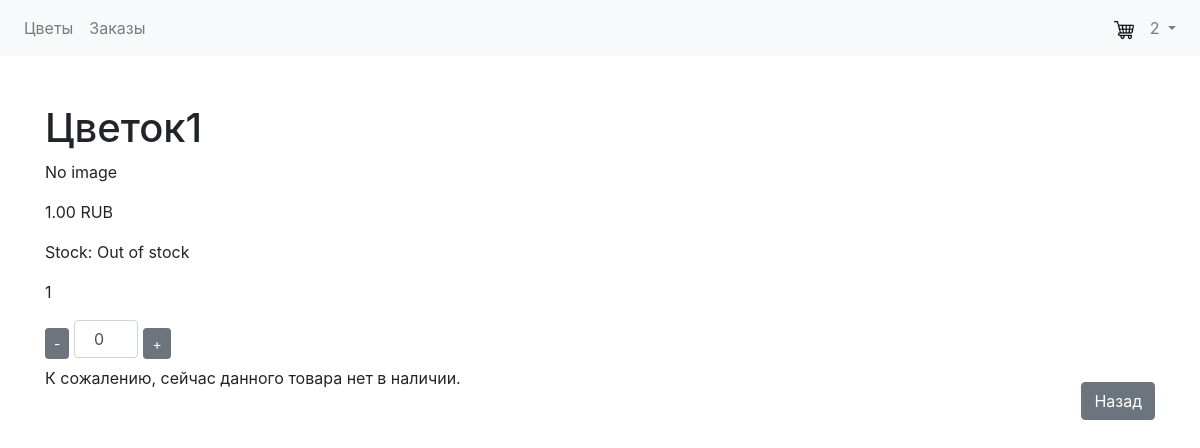
/flowers/1/ (signed in), run on the app's committed database.
### account/models.py (models this page shows)
class User(AbstractUser):
    phone = models.CharField(max_length=20, blank=True, null=True)
    address = models.CharField(max_length=255, blank=True, null=True)
    additional_info = models.TextField(blank=True, null=True)
    balance = models.DecimalField(max_digits=10, decimal_places=2, default=0.00)
    groups = models.ManyToManyField(
        'auth.Group',
        related_name='custom_user_group',  # This is crucial!
        blank=True,
    )
    user_permissions = models.ManyToManyField(
        'auth.Permission',
        related_name='custom_user_permission',  # This is crucial!
        blank=True,
    )

### flowers/models.py (models this page shows)
class Flower(models.Model):
    name = models.CharField(max_length=100)
    description = models.TextField()
    price = models.DecimalField(max_digits=6, decimal_places=2, blank=True, null=True)
    image = models.ImageField(upload_to='flowers/', blank=True, null=True)
    stock = models.DecimalField(max_digits=6, decimal_places=0, blank=True, null=True, default=0)# Requires Pillow library

### flowers/views.py (the view)
# urls.py: path('<int:pk>/', views.FlowerDetailView.as_view(), name='flower-detail'),
class FlowerDetailView(DetailView):
    model = Flower
    template_name = 'flowers/flower_detail.html'

### Templates/flowers/flower_detail.html (shortened to what this page needs)
{% extends 'base.html' %}
{% block content %}
    <div class="flower-detail">
        <h1>{{ flower.name }}</h1>
        {% if flower.image %}
            <img src="{{ flower.image.url }}" alt="{{ flower.name }}" width="50">
        {% else %}
            <p>No image</p>
        {% endif %}
        <div class="flower-info">
            <p class="price">{{ flower.price }} RUB</p>
            <p class="stock">Stock: {% if flower.stock > 0 %}{{ flower.stock }} in stock{% else %}Out of stock{% endif %}</p>
            <p class="description">{{ flower.description }}</p>
            <div class="quantity-control" style="display: flex; align-items: center; gap: 5px;">
                <button class="btn btn-sm btn-secondary decrement-btn">-</button>
                <label>
                    <input type="number" class="form-control quantity-input" value="0" min="0" data-flower-id="{{ flower.id }}"
                           style="width: auto; min-width: 2em; max-width: 4em; text-align: center" id="quantityInput">
                </label>
                <button class="btn btn-sm btn-secondary increment-btn">+</button>
            </div>
            <div class="button-group" style="display: flex; justify-content: space-between;">
                {% if flower.stock > 0 %}
                    {% if not user.is_authenticated %}
                        <form method="get" action="{% url 'account:login' %}">
                            {% csrf_token %}
                            <button type="submit" class="btn btn-primary">Add to Cart</button>
                        </form>
                    {% else %}
                        <button class="btn btn-success add-to-cart-btn" data-flower-id="{{ flower.id }}">
                        <i class="fas fa-shopping-cart"></i> Добавить в корзину
                        </button>
                    {% endif %}
                {% else %}
                    <p class="out-of-stock">К сожалению, сейчас данного товара нет в наличии.</p>
                {% endif %}
                <a href="{% url 'flowers:flower-list' %}" class="btn btn-secondary mt-3">Назад</a>
            </div>
        </div>
    </div>
{% endblock %}

### Templates/base.html (shortened to what this page needs)
<!DOCTYPE html>
<html lang="ru">
<head>
    {% load static %}
    <link rel="stylesheet" href="{% static 'css/style.css' %}">
    <link rel="stylesheet" href="https://stackpath.bootstrapcdn.com/bootstrap/4.5.2/css/bootstrap.min.css">
</head>
<body>
    <nav class="navbar navbar-expand-lg navbar-light bg-light">
            <div class="collapse navbar-collapse" id="navbarNav">
                <ul class="navbar-nav mr-auto">
                    <li class="nav-item">
                        <a class="nav-link" href="{% url 'flowers:flower-list' %}">Цветы</a>
                    </li>
                    {% if user.is_authenticated %}
                        <li class="nav-item">
                            <a class="nav-link" href="{% url 'orders:order_list' %}">Заказы</a>
                        </li>
                    {% endif %}
                </ul>
                <ul class="navbar-nav ">
                    {% if user.is_authenticated %}
                        <li class="nav-item">
                            <a class="nav-link" href="{% url 'orders:cart' %}">
                                <img src="{% static 'images/shopping-cart.png' %}" alt="Cart" width="20" height="20">
                            </a>
                        </li>
                    {% endif %}
                    <li class="nav-item dropdown">
                        <a class="nav-link dropdown-toggle" href="#" id="navbarDropdown" role="button" data-toggle="dropdown" aria-haspopup="true" aria-expanded="false">
                            {% if user.is_authenticated %}
                                {{ user.username }}
                            {% else %}
                                Вход
                            {% endif %}
                        </a>
                    </li>
                </ul>
            </div>
    </nav>
    <div class="container mt-5">
        {% block content %}
        {% endblock %}
    </div>
</body>
</html>

### data on the page
User: username "2"
Flower: name "Цветок1", price "1.00", description "1"
